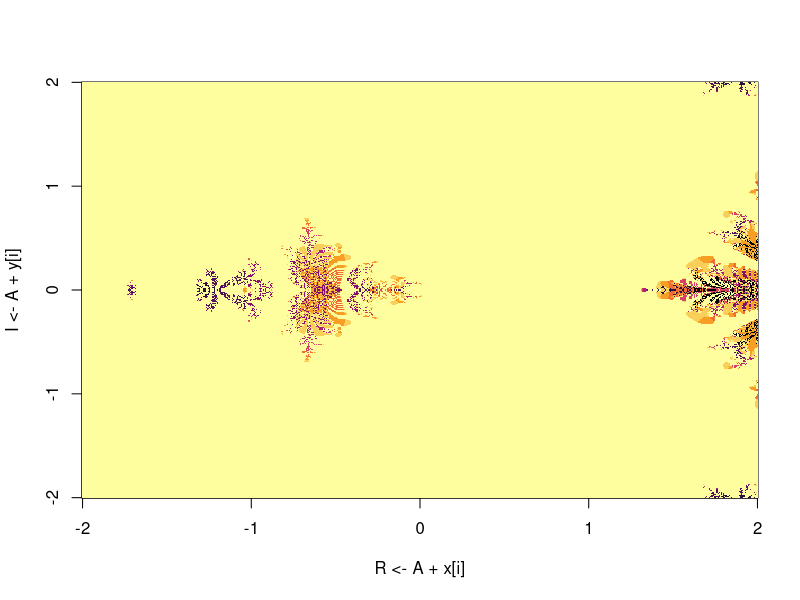

The R source for this figure: (Note: this script raises an error after producing the figure.)
options(locatorBell=F)
m=\(x,y){n=z=0
for(i in 1:10){z=(x+1i*y)^z+x+1i*y;n[Mod(z)<5]=i};n}
N=300;x=y=0;i=1;
A=(-N:N)/N*2
x11()
repeat{image(R<-A+x[i],I<-A+y[i],outer(R,I,m),u=T,c=hcl.colors(99,"Inf"))
  i=identify(x<-rep(R,e=N),y<-rep(I,N),n=1)
  A=A/2}